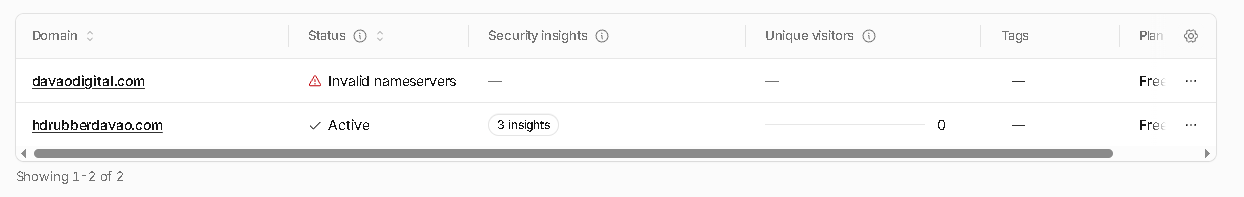
#> input picture brand/logo-source.png, 1244 x 197 px; its folder holds 2 pictures in this run
$ python gen-seo-assets.py
#> lines starting #> are read from the running program, lines starting #| are printed output that depends on the picture
#!/usr/bin/env python3
"""
Generate every brand/favicon/social image from one source logo.

Run only when the logo changes:

    python3 scripts/gen-seo-assets.py

Requires Python 3 + Pillow (`pip install pillow`).

Input : brand/logo-source.png   (square, any size — the master artwork)
Output: public/favicon.ico, public/favicon-16.png, public/favicon-32.png,
        public/apple-touch-icon.png, public/icon-192.png, public/icon-512.png,
        public/logo.png  (512², used as the schema `logo` and in llms.txt),
        public/og.png    (1200×630 social card)
"""
from pathlib import Path

from PIL import Image

ROOT = Path(__file__).resolve().parent.parent
SOURCE = ROOT / "brand" / "logo-source.png"
PUBLIC = ROOT / "public"
PUBLIC.mkdir(exist_ok=True)


def sample_background(img: Image.Image) -> tuple[int, int, int]:
    """The logo's own navy, read from a corner so the card matches exactly."""
    px = img.convert("RGB")
    corner = [px.getpixel((2, 2)), px.getpixel((px.width - 3, 2)), px.getpixel((2, px.height - 3))]
    return tuple(sum(channel) // len(corner) for channel in zip(*corner))


def square(size: int) -> Image.Image:
    return logo.resize((size, size), Image.LANCZOS)


logo = Image.open(SOURCE).convert("RGB")
background = sample_background(logo)
#> in sample_background, `corner = [px.getpixel((2, 2)), px.getpixel((px.width - 3, 2)), px.getp..`: corner = [(251, 251, 251), (251, 251, 251), (251, 251, 251)]
#> background = (251, 251, 251)

# --- icons ---------------------------------------------------------------
square(512).save(PUBLIC / "logo.png", optimize=True)
#> in square, `return logo.resize((size, size), Image.LANCZOS)`:
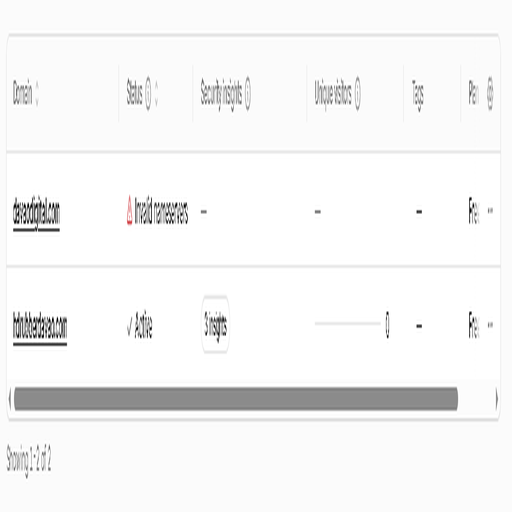
#> returned value: PIL image 512x512 RGB; mean R, G, B 244.7, 244.6, 244.6
square(512).save(PUBLIC / "icon-512.png", optimize=True)
square(192).save(PUBLIC / "icon-192.png", optimize=True)
#> call 3 of square, with size = 192
#> in square (call 3), `return logo.resize((size, size), Image.LANCZOS)`:
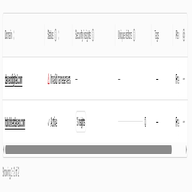
#> returned value: PIL image 192x192 RGB; mean R, G, B 244.7, 244.7, 244.7
square(180).save(PUBLIC / "apple-touch-icon.png", optimize=True)
#> call 4 of square, with size = 180
#> in square (call 4), `return logo.resize((size, size), Image.LANCZOS)`:
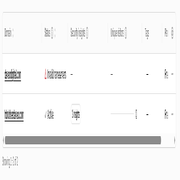
#> returned value: PIL image 180x180 RGB; mean R, G, B 244.7, 244.7, 244.7
square(32).save(PUBLIC / "favicon-32.png", optimize=True)
#> in square (call 5), `return logo.resize((size, size), Image.LANCZOS)`:
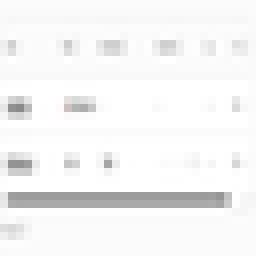
#> returned value: PIL image 32x32 RGB (shown 8 times larger); mean R, G, B 244.6, 244.6, 244.6
square(16).save(PUBLIC / "favicon-16.png", optimize=True)
#> in square (call 6), `return logo.resize((size, size), Image.LANCZOS)`:
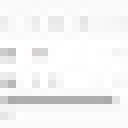
#> returned value: PIL image 16x16 RGB (shown 8 times larger); mean R, G, B 244.6, 244.6, 244.6

# A single .ico with the classic size ladder, for /favicon.ico requests.
square(256).save(PUBLIC / "favicon.ico", sizes=[(16, 16), (32, 32), (48, 48), (64, 64)])
#> in square (call 7), `return logo.resize((size, size), Image.LANCZOS)`:
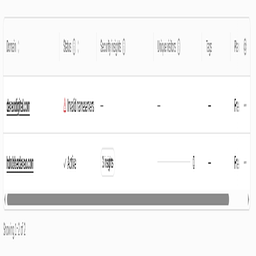
#> returned value: PIL image 256x256 RGB; mean R, G, B 244.7, 244.7, 244.7

# --- 1200×630 social card ------------------------------------------------
card = Image.new("RGB", (1200, 630), background)
#> card: PIL image 1200x630 RGB; every value is 251
mark = square(470)
card.paste(mark, ((1200 - 470) // 2, (630 - 470) // 2))
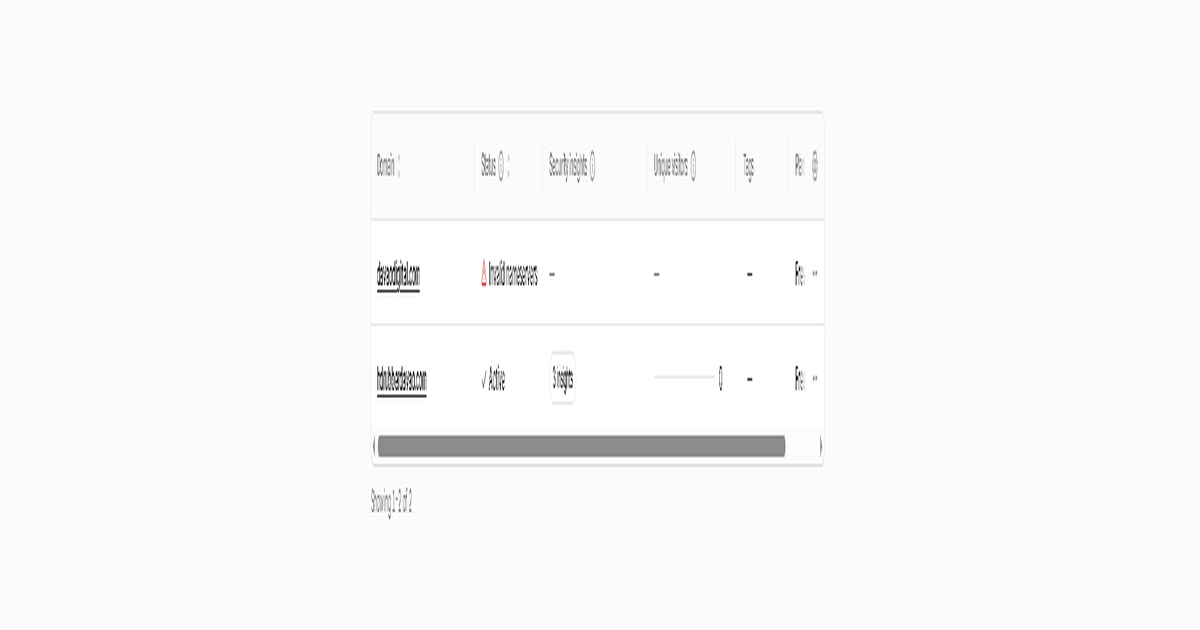
#> card: PIL image 1200x630 RGB; mean R, G, B 249.2, 249.1, 249.1
card.save(PUBLIC / "og.png", optimize=True)

for path in sorted(PUBLIC.glob("*.png")) + [PUBLIC / "favicon.ico"]:
#> (the run stopped early here; a loop or call above may not have finished)
